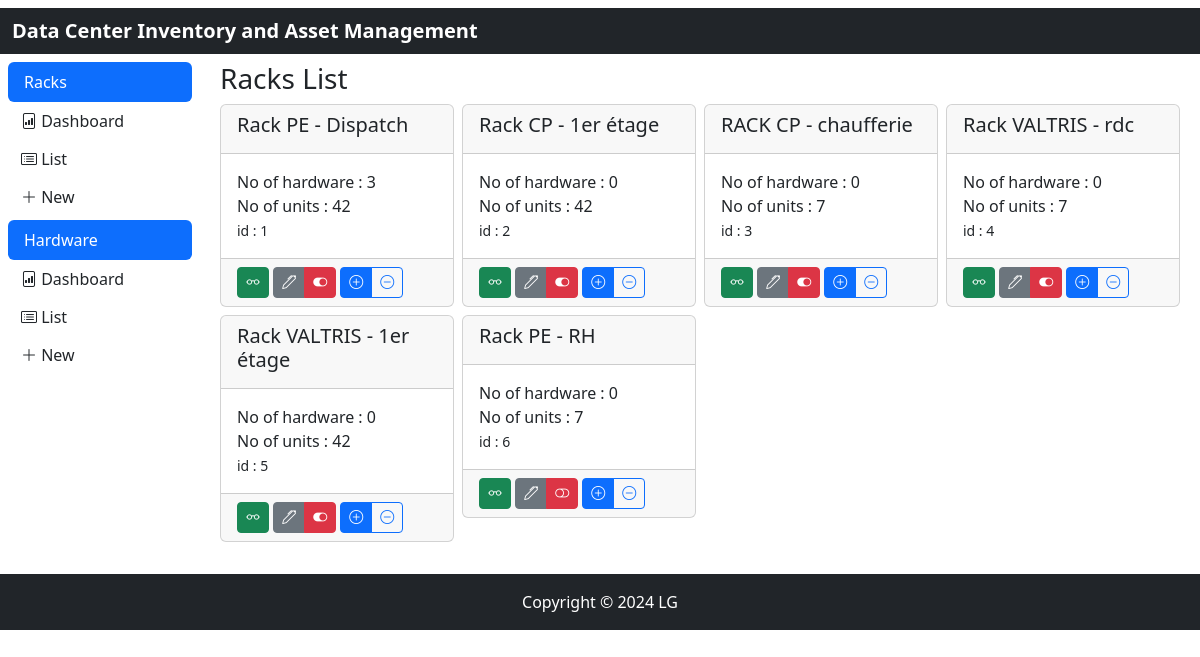
Before: /rack/list with the older database file.
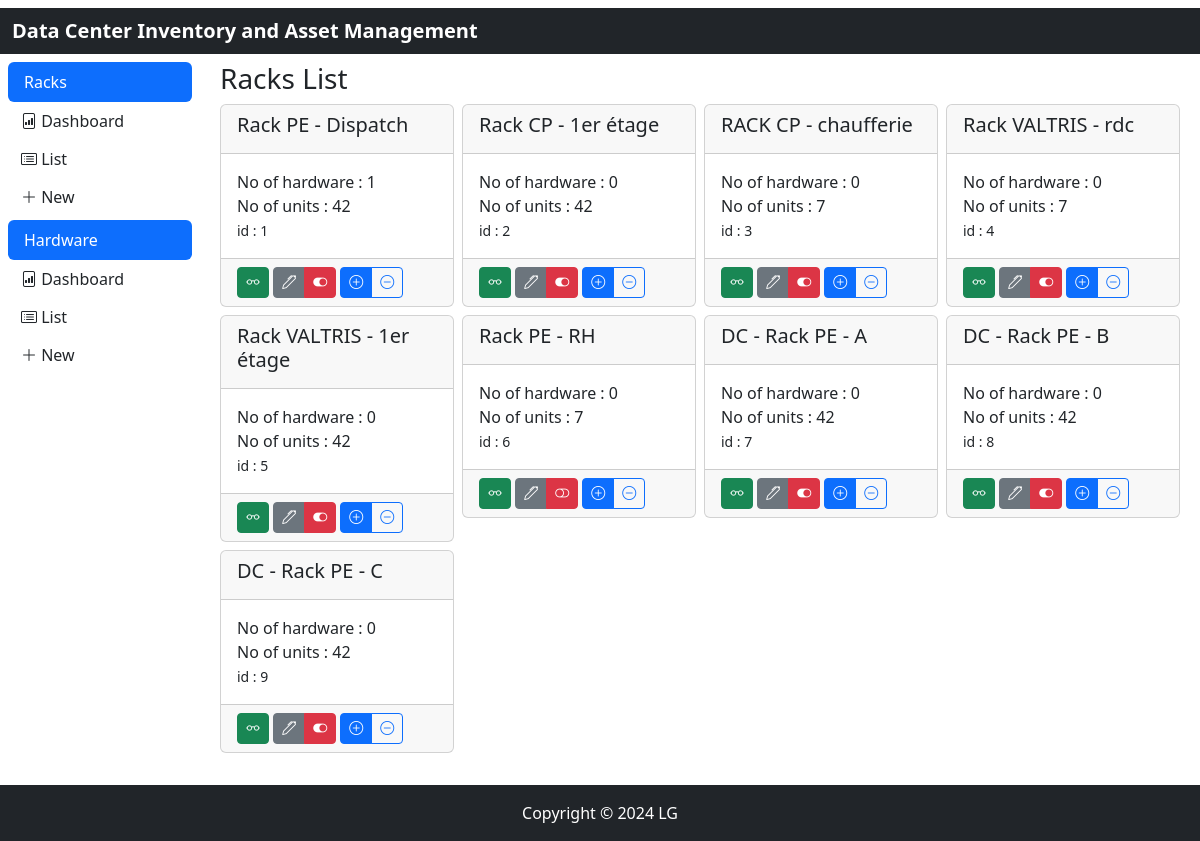
After: the same page with the newer database file.
### models.py (models this page shows)
class TimeMixin(object):
    created: Mapped[Optional[datetime]] = mapped_column(DateTime, nullable=False, default=datetime.now(timezone.utc))
    updated: Mapped[Optional[datetime]] = mapped_column(DateTime, nullable=True, default=datetime.now(timezone.utc), onupdate=datetime.now(timezone.utc))
    deleted: Mapped[Optional[datetime]] = mapped_column(DateTime, nullable=True, default=datetime.now(timezone.utc))
    active: Mapped[Optional[bool]] = mapped_column(Boolean, nullable=True, default=True)

class Rack(TimeMixin, db.Model):
    __tablename__ = 'rack'
    id: Mapped[int] = mapped_column(primary_key=True)
    name: Mapped[str] = mapped_column(String(50))
    units: Mapped[List['Unit']] = relationship('Unit', back_populates='rack')

### app/rack/routes.py (the view)
@rack.route('/list', methods=['GET', 'POST'])
def list():
    racks = Rack.query.all()
    return render_template('rack/list.html', title='Racks List', racks_list=racks)

### app/rack/templates/rack/list.html
{% extends "rack/index.html" %}
{% block content %}
    <h3>{{ title }}</h3>
    <div class="row row-cols-2 row-cols-md-4 g-2">
        {% for rack in racks_list %}
            {% set ns = namespace(hardware_count=0,demo=0) %}
            {% for unit in rack.units %}
                {% set ns.hardware_count = ns.hardware_count + unit.unit_hardware|length %}
            {% endfor %}
            <div class="col">
            <div class="card">
                <div class="card-header">
                    <h5 class="card-title">
                        {{ rack.name }}
                    </h5>
                </div>
                <div class="card-body">
                    <p class="card-text">
                        No of hardware : {{ ns.hardware_count }}<br>
                        No of units : {{ rack.units|length }}<br>
                        <small>id : {{ rack.id }}</small>
                    </p>
                </div>
                <div class="card-footer">
                    <div class="btn-group btn-group-justified">
                        <a href="{{ url_for('rack_bp.view', rack_id=rack.id) }}" role="button" class="btn btn-success btn-sm" tooltip="tooltip" title="View">
                            <i class="bi bi-eyeglasses"></i>
                        </a>
                    </div>
                    <div class="btn-group btn-group-justified">
                        <a href="{{ url_for('rack_bp.edit', rack_id=rack.id) }}" role="button" class="btn btn-secondary btn-sm" tooltip="tooltip" title="Edit">
                            <i class="bi bi-pen"></i>
                        </a>
                        <a href="{{ url_for('rack_bp.toggle_activate', rack_id=rack.id) }}" role="button" class="btn btn-danger btn-sm" tooltip="tooltip" title="Toggle On/Off">
                            {% if rack.active %} <i class="bi bi-toggle-on"></i> {% else %}<i class="bi bi-toggle-off"></i> {% endif %}
                        </a>
                    </div>
                    <div class="btn-group btn-group-justified">
                        <a href="{{ url_for('rack_bp.add_unit', rack_id=rack.id) }}" role="button" class="btn btn-primary btn-sm" tooltip="tooltip" title="add unit">
                            <i class="bi bi-plus-circle"></i>
                        </a>
                        <a href="{{ url_for('rack_bp.remove_unit', rack_id=rack.id) }}" role="button" class="btn btn-outline-primary btn-sm" tooltip="tooltip" title="remove last unit">
                            <i class="bi bi-dash-circle"></i>
                        </a>
                    </div>
                </div>
            </div>
            </div>
        {% endfor %}
    </div>
{%  endblock %}

Changed rows visible on the page:
computed for Rack "Rack PE - Dispatch": hardware_count "3" → "1"
added Rack: name "DC - Rack PE - A", hardware_count "0", units|length "42", id "7", active True (drawn)
added Rack: name "DC - Rack PE - B", hardware_count "0", units|length "42", id "8", active True (drawn)
added Rack: name "DC - Rack PE - C", hardware_count "0", units|length "42", id "9", active True (drawn)
